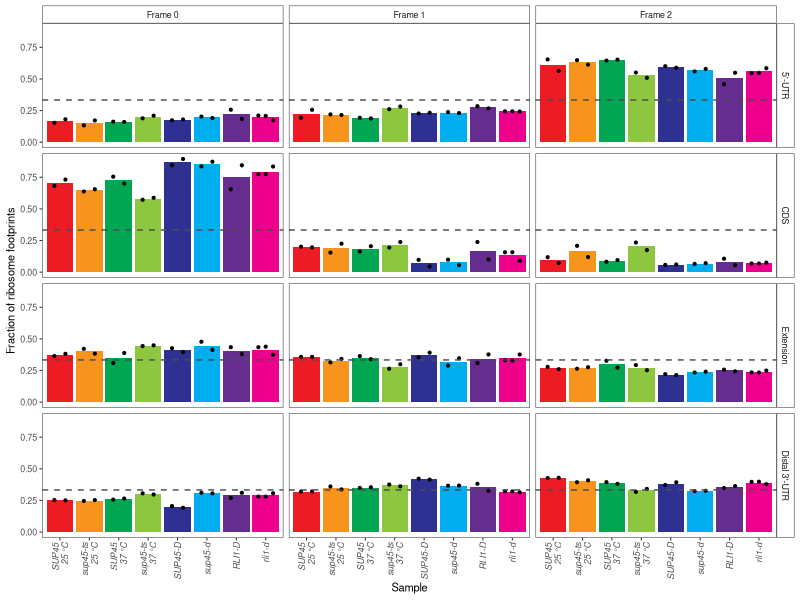

This chart was generated by the following R code:
# ---------------------------------------
# Figure 2B
# ---------------------------------------
# Table key:
## sample = sample
## psite_region = 5'-UTR, CDS, Extension, or Distal 3'-UTR
## frame = reading frame; 0, 1, or 2; 0 = in-frame translation in the CDS
## count = Number of reads in a particular reading frame in a region of a sample
## sum = Sum of read counnts in the three reading frame in each region of a sample
## fraction = count / sum
## dataset = data set the sample belongs to (sup45-ts, sup45-d, or rli1)

library(ggplot2)
#library(ggpubr)
library(dplyr)
library(reshape2)

df <- read.table("../Data/Data_Figure2B_raw_count.txt", header = TRUE)
df$Sample <- gsub("_rep[0-9]", "", df$sample)
df$rep <- gsub(".*_r", "r", df$sample)
df$Sample <- recode_factor(df$Sample, sup45_wt_25C = "SUP45\n25 °C", sup45_ts_25C = "sup45-ts\n25 °C",
                           sup45_wt_37C = "SUP45\n37 °C",  sup45_ts_37C = "sup45-ts\n37 °C", 
                           sup45_wt = "SUP45-D", sup45_d = "sup45-d", 
                           rli1_wt = "RLI1-D", rli1_d = "rli1-d")
df$psite_region <- recode_factor(df$psite_region, `5utr` = "5'-UTR", cds = "CDS", `3utr_extension` = "Extension", `3utr_distal` = "Distal 3'-UTR")
df$frame <- recode_factor(df$frame, `0` = "Frame 0", `1` = "Frame 1", `2` = "Frame 2")

# Calculate average
df2 <- dcast(df, psite_region + frame + Sample ~ rep, value.var = "fraction")
df2$mean <- rowMeans(df2[, c("rep1", "rep2", "rep3")], na.rm = TRUE)

# Plot
p_col <- c("#ed1c24", "#f7941d", "#00a651", "#8dc63f", "#2e3192", "#00aeef", "#662d91", "#ec008c")
f2b <- ggplot(data = df, aes(x = Sample, y = fraction, fill = Sample)) +
  #geom_bar(data = df2, aes(x = Sample, y = mean, color = Sample), stat = "identity", fill = "white") + # Option 1: Add mean bar using df2
  stat_summary(fun = mean, geom = "bar", aes(fill = Sample), color = NA) + # Option 2: Add mean bar calculated directly from df in ggplot
  geom_point(position = position_dodge2(width = 0.75), size = 0.75, color = "black") +
  geom_hline(yintercept = 1/3, color = "gray30", linetype = 2, size = 0.5) +
  facet_grid(psite_region~frame, scales = "fixed") +
  scale_fill_manual(values = p_col) +
  xlab("Sample") + ylab("Fraction of ribosome footprints") +
  theme_bw(base_size = 8) +
  theme(panel.grid = element_blank(), strip.background = element_rect(fill = "white"), strip.text.y = element_text(angle = 270),
        axis.text.x = element_text(angle = 90, hjust = 1, vjust = 0.5, face = "italic"), legend.position = "none")

# Save plot
ggsave(filename = "Figure2B.pdf", plot = f2b, path = "../Plots/", height = 5.5, width = 5.5, unit = "in", dpi = 500)
